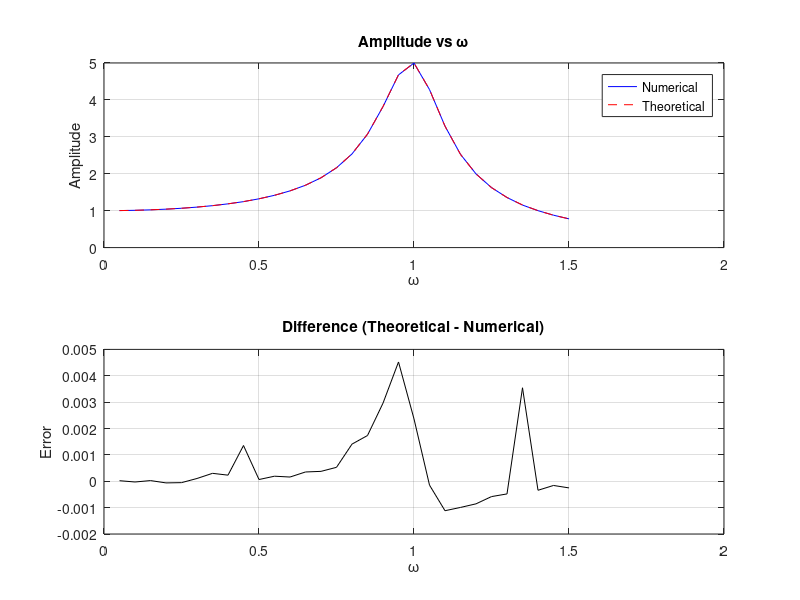
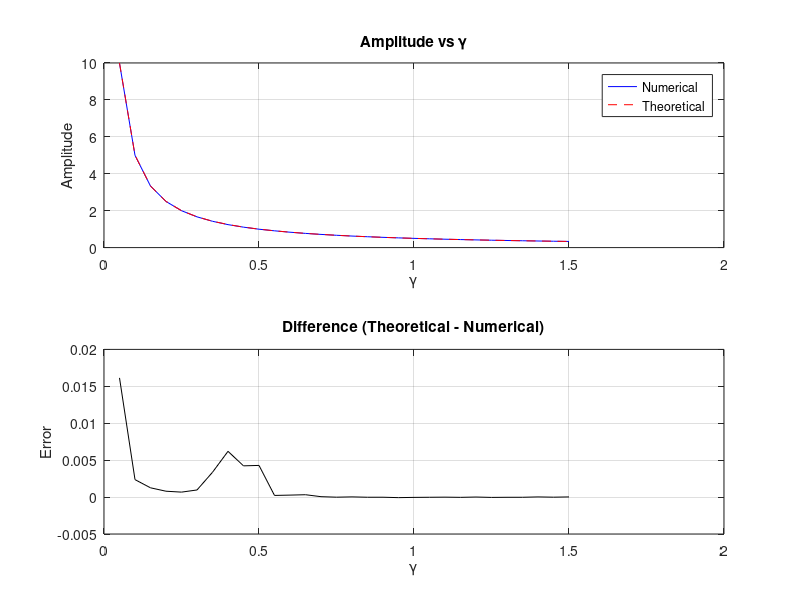

The MATLAB source for these figures, in order:
%% Driven Damped Oscillator 
% 1.Fixed γ, varying ω(Steady-state)
% 2.Fixed ω, varying γ(Steady-state)


clear; clc; close all
w0_val = 1.0;
F_val = 1.0;
gamma_fixed = 0.1;
w_fixed = 1.0;
w_list = 0.05:0.05:1.5;
gamma_list = 0.05:0.05:1.5;

%% Fixed γ, varying ω(Steady-state)
gamma = gamma_fixed;
w0 = w0_val;
F = F_val;
tspan = [0 150];

for i = 1:length(w_list)

    %Numerical solution
    w = w_list(i);
    ode_nu = @(t,x) [x(2); -2*gamma*x(2) - w0^2*x(1) + F*cos(w*t)];
    x0 = [0, 0];
    [t,x] = ode45(ode_nu,tspan,x0);
    idx = t > 100;
    A_nu_w(i) = max(abs(x(idx,1)));

    %Theoretical solution
    A_th_w(i) = F/sqrt((w0^2-w^2)^2+(2*gamma*w)^2);
    
end

%Plot
fig1 = figure;
subplot(2,1,1)
plot(w_list, A_nu_w, 'b')
hold on
plot(w_list, A_th_w, '--r')
title('Amplitude vs \omega')
xlabel('\omega')
ylabel('Amplitude')
legend('Numerical','Theoretical')
grid on

subplot(2,1,2)
plot(w_list, A_th_w - A_nu_w, 'k')
title('Difference (Theoretical - Numerical)')
xlabel('\omega')
ylabel('Error')
grid on

%Error calculating
error = A_th_w-A_nu_w;
max_error = max(abs(error));
fprintf('MAX error for varying omega = %.6f\n', max_error)

%% Fixed ω, varying γ(Steady-state)
w = w_fixed;
w0 = w0_val;
F = F_val;
tspan = [0 150];

for j = 1:length(gamma_list)

    %Numerical solution
    gamma = gamma_list(j);
    ode_nu = @(t,x) [x(2); -2*gamma*x(2) - w0^2*x(1) + F*cos(w*t)];
    x0 = [0, 0];
    [t,x] = ode45(ode_nu,tspan,x0);
    idx = t > 100;
    A_nu_g(j) = max(abs(x(idx,1)));

    %Theoretical solution
    A_th_g(j) = F/sqrt((w0^2-w^2)^2+(2*gamma*w)^2);

end

%Plot
fig2 = figure;
subplot(2,1,1)
plot(gamma_list, A_nu_g, 'b')
hold on
plot(gamma_list, A_th_g, '--r')
title('Amplitude vs \gamma')
xlabel('\gamma')
ylabel('Amplitude')
legend('Numerical','Theoretical')
grid on

subplot(2,1,2)
plot(gamma_list, A_th_g - A_nu_g, 'k')
title('Difference (Theoretical - Numerical)')
xlabel('\gamma')
ylabel('Error')
grid on

%Error calculating
error = A_th_g - A_nu_g;
max_error = max(abs(error));
fprintf('MAX error for varying gamma = %.6f\n', max_error)

if ~exist('figures','dir')
    mkdir('figures')
end
saveas(fig1,'figures/Driven_damped_fixed_gamma_varying_omega.png')
saveas(fig2,'figures/Driven_damped_fixed_omega_varying_gamma.png')
